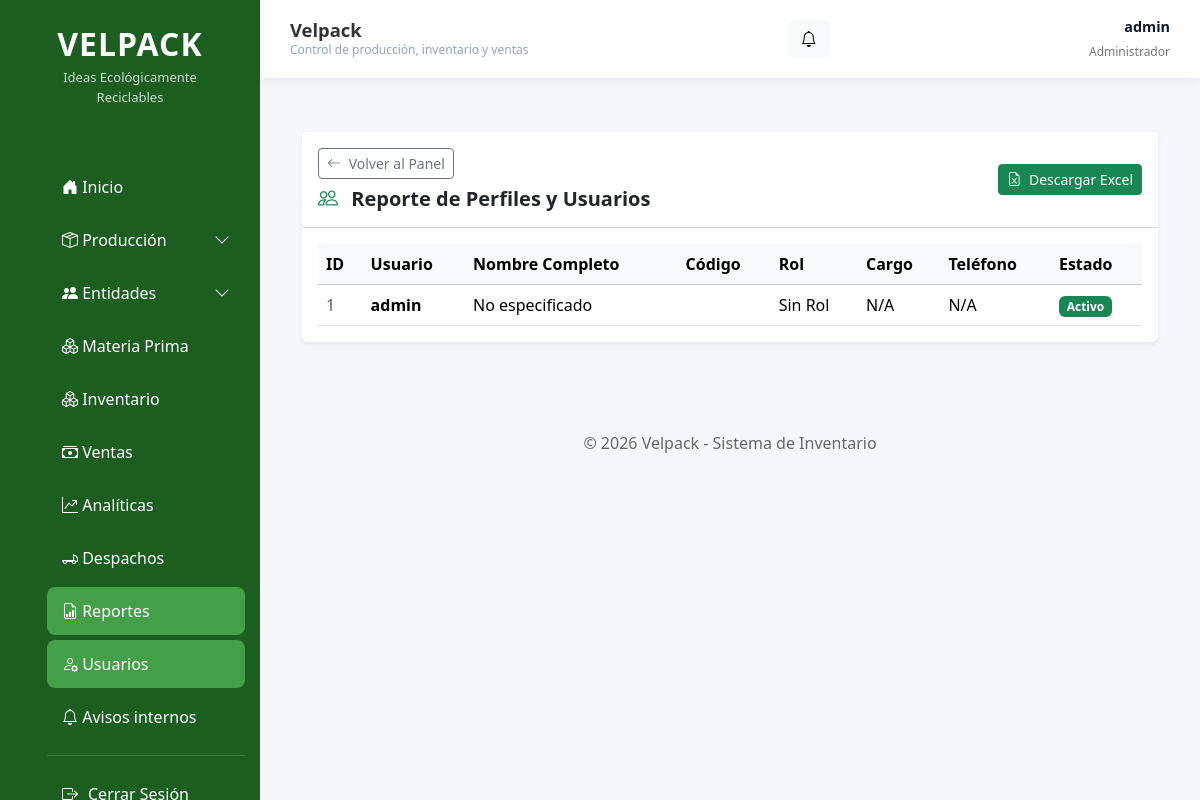
The page /reportes/usuarios/ (signed in) on the database as committed earlier.
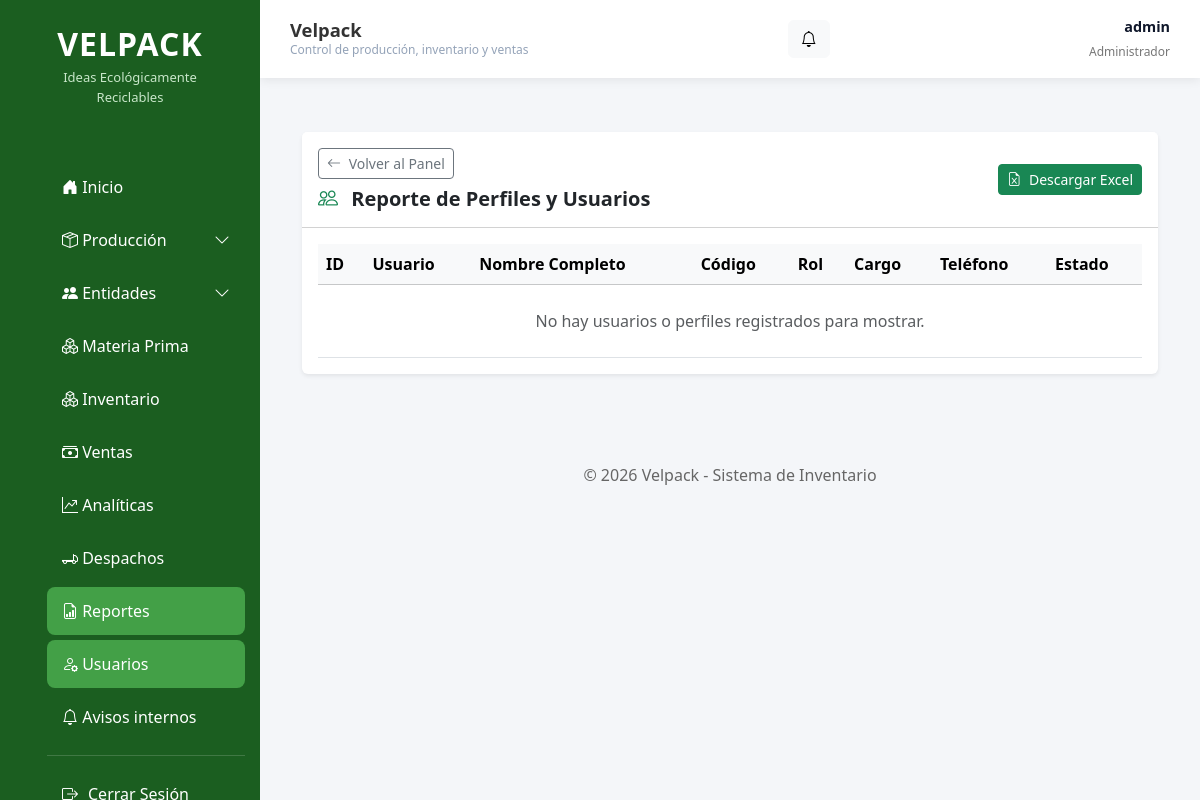
The same page on the database as committed later.
### apps/accounts/models.py (models this page shows, shortened)
class PerfilUsuario(models.Model):
    usuario = models.OneToOneField(
        User,
        on_delete=models.CASCADE,
        related_name="perfil"
    )
    codigo_operador = models.CharField(
        max_length=5,
        unique=True,
        help_text="Ejemplo: PT"
    )
    telefono = models.CharField(
        max_length=15,
        blank=True
    )
    activo = models.BooleanField(default=True)
    rol = models.ForeignKey(
        Rol,
        on_delete=models.SET_NULL,
        null=True,
        blank=True,
        verbose_name="Rol"
    )
    cargo = models.CharField(
        max_length=100,
        blank=True,
        null=True,
        verbose_name="Cargo"
    )
    class Meta:
        verbose_name = "Perfil de Usuario"
        verbose_name_plural = "Perfiles de Usuarios"

### apps/reportes/views.py (the view)
# urls.py: path('usuarios/', views.reporte_usuarios, name='reporte_usuarios'),
@user_passes_test(lambda u: u.is_superuser)
@staff_member_required
def reporte_usuarios(request):
    perfiles = PerfilUsuario.objects.select_related('usuario', 'rol').all().order_by('id')
    context = {
        'perfiles': perfiles,
    }
    return render(request, 'reportes/reporte_usuarios.html', context)

### apps/accounts/context_processors.py (called while the page is built)
def avisos(request):
    user = getattr(request, "user", None)
    if not user or not user.is_authenticated or not user.is_superuser:
        return {"avisos_pendientes": 0, "avisos_recientes": []}
    avisos_qs = AvisoInterno.objects.all()
    return {
        "avisos_pendientes": avisos_qs.filter(leido=False).count(),
        "avisos_recientes": list(avisos_qs[:5]),
    }

### templates/reportes/reporte_usuarios.html (shortened to what this page needs)
{% extends 'base.html' %}
{% block content %}
<div class="container-fluid py-4">
    <div class="card shadow-sm border-0">
        <div class="card-header bg-white py-3 d-flex justify-content-between align-items-center flex-wrap gap-3">
            <div>
                <a href="{% url 'reportes:panel' %}" class="btn btn-outline-secondary btn-sm mb-2">
                    <i class="bi bi-arrow-left me-1"></i> Volver al Panel
                </a>
                <h5 class="mb-0 fw-bold text-dark">
                    <i class="bi bi-people me-2 text-success"></i> Reporte de Perfiles y Usuarios
                </h5>
            </div>
            <div>
                <a href="{% url 'reportes:exportar_usuarios_excel' %}" class="btn btn-success btn-sm">
                    <i class="bi bi-file-earmark-excel me-1"></i> Descargar Excel
                </a>
            </div>
        </div>
        <div class="card-body">
            <div class="table-responsive">
                <table class="table table-hover align-middle">
                    <thead class="table-light">
                        <tr>
                            <th>ID</th>
                            <th>Usuario</th>
                            <th>Nombre Completo</th>
                            <th>Código</th>
                            <th>Rol</th>
                            <th>Cargo</th>
                            <th>Teléfono</th>
                            <th>Estado</th>
                        </tr>
                    </thead>
                    <tbody>
                        {% for perfil in perfiles %}
                        <tr>
                            <td class="text-muted">{{ perfil.id }}</td>
                            <td class="fw-bold">{{ perfil.usuario.username }}</td>
                            <td>{{ perfil.usuario.get_full_name|default:"No especificado" }}</td>
                            <td></td>
                            <td>{{ perfil.rol|default:"Sin Rol" }}</td>
                            <td>{{ perfil.cargo|default:"N/A" }}</td>
                            <td>{{ perfil.telefono|default:"N/A" }}</td>
                            <td>
                                {% if perfil.activo %}
                                    <span class="badge bg-success">Activo</span>
                                {% else %}
                                    <span class="badge bg-danger">Inactivo</span>
                                {% endif %}
                            </td>
                        </tr>
                        {% empty %}
                        <tr>
                            <td colspan="8" class="text-center text-muted py-4">
                                No hay usuarios o perfiles registrados para mostrar.
                            </td>
                        </tr>
                        {% endfor %}
                    </tbody>
                </table>
            </div>
        </div>
    </div>
</div>
{% endblock %}

Rows that differ between the two databases and show on the page:
removed PerfilUsuario: id "1", usuario.username "admin", usuario.get_full_name "No especificado", rol "Sin Rol", cargo "N/A", telefono "N/A", activo "Activo"
Other text that changed with them:
text now shown: "No hay usuarios o perfiles registrados para mostrar."
